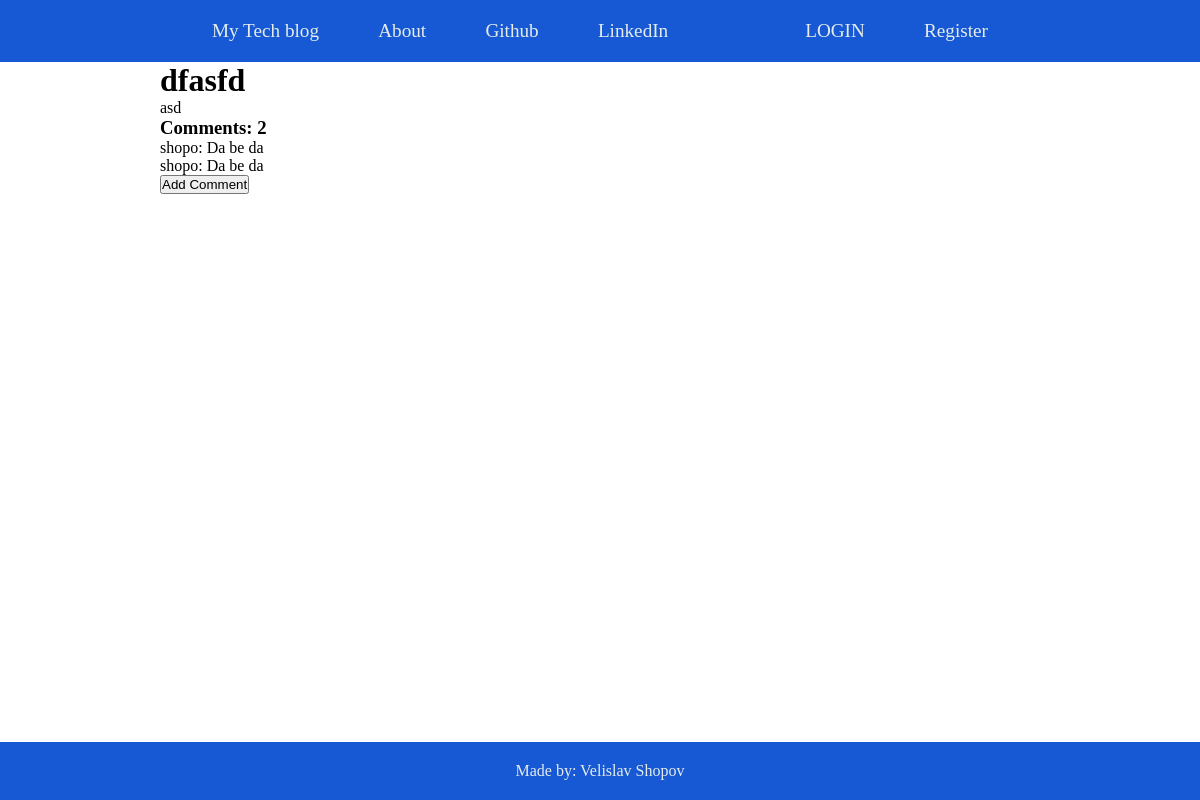
Screenshot of /post/3 with the database file from the repository.
### main_app/models.py (models this page shows)
class Post(models.Model):
    author = models.ForeignKey(User, on_delete=models.CASCADE)
    title = models.CharField(max_length=100)
    content = models.TextField()
    date_posted = models.DateTimeField(auto_now_add=True)
    is_published = models.BooleanField(default=False)

class Comment(models.Model):
    author = models.ForeignKey(User, on_delete=models.CASCADE)
    content = models.TextField()
    post = models.ForeignKey(Post, on_delete=models.CASCADE,related_name='comments')

### main_app/views.py (the view)
# urls.py: path('<int:pk>',views.PostDetailView.as_view(), name='post_detail'),
class PostDetailView(DetailView):
    model = Post
    context_object_name = 'post'
    def get_context_data(self, **kwargs):
        context = super().get_context_data(**kwargs)
        context['user'] = self.request.user
        context['comments'] = Comment.objects.filter(post=self.get_object())
        return context

### templates/main_app/post_detail.html (shortened to what this page needs)
{% extends 'main_app/base.html' %}
{% block main %}
    <h1>{{ post.title }}</h1>
    <p>{{ post.content }}</p>
    {% if post.is_published %}
        <h3>Comments: {{ comments.count }}</h3>
        {% if comments %}
            {% for comment in comments %}
                <p>{{ comment.author }}: {{ comment.content }}</p>
            {% endfor %}
        {% endif %}
        <a href="{% url 'main_app:add_comment' post_pk=post.pk%}">
            <button>Add Comment</button>
        </a>
    {% endif %}
{% endblock %}

### static/css/base_styles.css (style rules this page uses)
* { margin:0; padding:0; }

### rows the page displays
Post: title "dfasfd", content "asd"
Comment: author "shopo", content "Da be da"
Comment: author "shopo", content "Da be da"

### other values shown
{{ comments.count }} "2"
